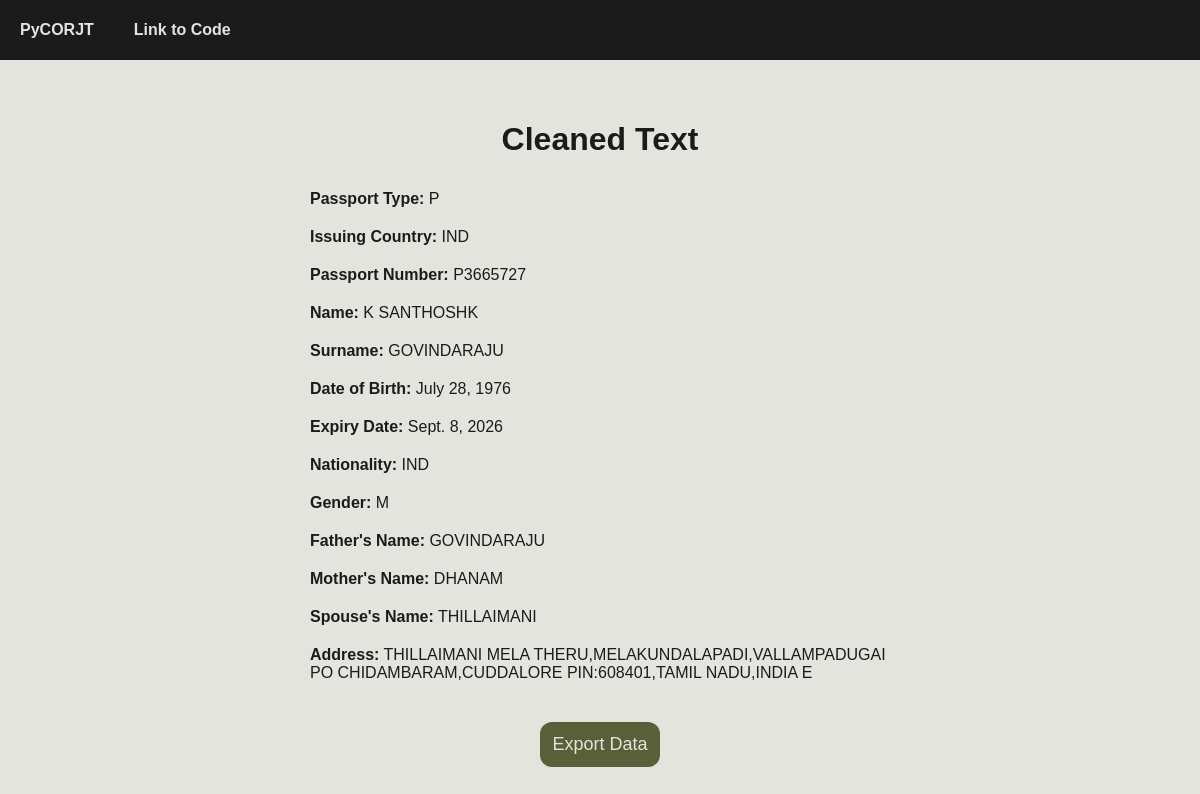
The page /view_clean_data/1/ on the database its author committed.
### OCRapp/models.py (models this page shows)
class PassportDetail(models.Model):
    passport_type = models.CharField(max_length=1)
    issuing_country = models.CharField(max_length=3)
    passport_number = models.CharField(max_length=9)
    name = models.CharField(max_length=255)
    surname = models.CharField(max_length=255)
    dob = models.DateField(null=True, blank=True)
    expiry_date = models.DateField(null=True, blank=True)
    nationality = models.CharField(max_length=3)
    sex = models.CharField(max_length=1)
    fathers_name = models.CharField(max_length=255)
    mothers_name = models.CharField(max_length=255)
    spouses_name = models.CharField(max_length=255)
    address = models.TextField()

### OCRapp/views.py (the view)
# urls.py: path('view_clean_data/<int:pk>/', views.view_clean_data, name='view_clean_data'),
def view_clean_data(request, pk):
    passport = PassportImage.objects.get(pk=pk)
    passport_type, issuing_country, passport_number, firstname, surname, dob, expiry_date, nationality, gender = front_clean_data(passport.front_text)
    father_name, mother_name, spouse_name, address = back_clean_data(passport.back_text)
    passport_detail, created = PassportDetail.objects.get_or_create(
        passport_number=passport_number,
        defaults={
            'passport_type': passport_type,
            'issuing_country': issuing_country,
            'name': firstname,
            'surname': surname,
            'dob': dob,
            'expiry_date': expiry_date,
            'nationality': nationality,
            'sex': gender,
            'fathers_name': father_name,
            'mothers_name': mother_name,
            'spouses_name': spouse_name,
            'address': address
        }
    )
    return render(request, 'OCRapp/view_clean_data.html', {'passport_detail': passport_detail})

### OCRapp/views.py (called while the page is built)
def clean_data(raw_text):
    lowercase_pattern = re.compile(r"\b[a-z]+\b")
    cleaned_text = lowercase_pattern.sub(' ', raw_text)
    cleaned_text = cleaned_text.replace('\n', ' ').replace('\r', ' ')
    cleaned_text = re.sub(r'\s*,\s*', ',', cleaned_text)
    cleaned_text = re.sub(r'[^a-zA-Z0-9 ,:/]', ' ', cleaned_text)
    cleaned_text = re.sub(r'\s/\s', '', cleaned_text)
    cleaned_text = re.sub(r'\s+', ' ', cleaned_text)
    return cleaned_text

def front_clean_data(front_raw_text):
    mrz_text = extract_mrz(front_raw_text)
    return extract_data(mrz_text)

def back_clean_data(back_raw_text):
    father_name, mother_name, spouse_name = extract_names(back_raw_text)
    cleaned_text = clean_data(back_raw_text)
    address = extract_address(cleaned_text)
    return (
        father_name,
        mother_name,
        spouse_name,
        address
    )

def extract_mrz(front_raw_text):
    lines = front_raw_text.split('\n')
    mrz_lines = []
    for line in lines:
        line = line.strip()
        line = line.replace(" ", "")
        if len(line) >= 30 and all(c.isalnum() or c in "<>" for c in line):
            mrz_lines.append(line)
    mrz_text = '\n'.join(mrz_lines)
    return mrz_text

def extract_date(date, current_format, desired_format):
    try:
        date_obj = datetime.strptime(date, current_format)
        return date_obj.strftime(desired_format)
    except Exception:
        return None

def extract_address(cleaned_text):
    address_pattern = re.compile(r"([A-Z\s,]*?PIN\s*:\s*\d{6}[A-Z\s,]*)", re.DOTALL)
    matches = address_pattern.findall(cleaned_text)
    if matches:
        address = matches[0].strip()
        return address
    else:
        return None

def extract_names(back_raw_text):
    names = []
    lines = back_raw_text.split('\n')
    for line in lines:
        line = line.strip()
        line = re.sub(r'\b\w*[a-z]\w*\b', '', line)
        line = re.sub(r'\s+', ' ', line).strip()
        if re.fullmatch(r"[A-Z\s,.]*", line):
            line = line.replace('.', "")
            line = line.rstrip()
            names.append(line)
    name_list =  [name for name in names if name]
    filtered_names = [
        name for name in name_list
        if len(name) > 3
    ]
    father_name = filtered_names[0]
    mother_name = filtered_names[1]
    spouse_name = filtered_names[2]
    return (
        father_name,
        mother_name,
        spouse_name
    )

### templates/OCRapp/view_clean_data.html
{% extends "base.html" %}
{% block content %}
{% load static %}
<link rel="stylesheet" href="{% static 'OCRapp/view_clean_data_style.css' %}">
<h1>Cleaned Text</h1>
<div class="data">
    <p><strong>Passport Type:</strong> {{ passport_detail.passport_type }}</p>
    <p><strong>Issuing Country:</strong> {{ passport_detail.issuing_country }}</p>
    <p><strong>Passport Number:</strong> {{ passport_detail.passport_number }}</p>
    <p><strong>Name:</strong> {{ passport_detail.name }}</p>
    <p><strong>Surname:</strong> {{ passport_detail.surname }}</p>
    <p><strong>Date of Birth:</strong> {{ passport_detail.dob }}</p>
    <p><strong>Expiry Date:</strong> {{ passport_detail.expiry_date }}</p>
    <p><strong>Nationality:</strong> {{ passport_detail.nationality }}</p>
    <p><strong>Gender:</strong> {{ passport_detail.sex }}</p>
    <p><strong>Father's Name:</strong> {{ passport_detail.fathers_name }}</p>
    <p><strong>Mother's Name:</strong> {{ passport_detail.mothers_name }}</p>
    <p><strong>Spouse's Name:</strong> {{ passport_detail.spouses_name }}</p>
    <p><strong>Address:</strong> {{ passport_detail.address }}</p>
</div>
<div class="button">
    <a href="{% url 'OCRapp:export_to_JSON' passport_detail.id %}">Export Data</a>
</div>
{% endblock content %}

### templates/base.html (shortened to what this page needs)
<!DOCTYPE html>
<html lang="en">
<head>
    {% load static %}
    <link rel="stylesheet" href="{% static 'base_style.css' %}">
</head>
<body>
    <nav class="navbar">
        <a href="{% url 'OCRapp:home' %}">PyCORJT</a>
        <a href="https://github.com/PremR22">Link to Code</a>
    </nav>
    {% block content %}
    {% endblock content %}
</body>
</html>

### static/base_style.css (style rules this page uses)
body { font-family: Helvetica, sans-serif; margin: 0; padding: 0; display: flex; flex-direction: column; justify-content: center; align-items: center; background-color: #E4E4DE; position: relative; }
nav { background-color: #1B1B1B; position: fixed; top: 0; left: 0; right: 0; height: 60px; margin: 0 auto; display: flex; align-items: center; }
nav * { display: inline; }
nav a { margin: 20px; color: #E4E4DE; text-decoration: none; font-weight: 600; font-family: Helvetica, sans-serif; }

### static/OCRapp/view_clean_data_style.css (style rules this page uses)
h1 { color: #1B1B1B; }
.data { color: #1B1B1B; width: 50%; display: flex; flex-direction: column; }
.data p { margin: 10px; }
.button { margin: 20px; margin-bottom: 5px; padding: 10px; }
.button a { background-color: #595f39; color: #E4E4DE; position: relative; display: block; font-size: 1.5vw; text-align: center; text-decoration: none; margin-bottom: 1vw; padding: 1vw; border-radius: 1vw; }

### rows shown on the page
PassportDetail: passport_type "P", issuing_country "IND", passport_number "P3665727", name "K SANTHOSHK", surname "GOVINDARAJU", dob "July 28, 1976", expiry_date "Sept. 8, 2026", nationality "IND", sex "M", fathers_name "GOVINDARAJU", mothers_name "DHANAM", spouses_name "THILLAIMANI", address "THILLAIMANI MELA THERU,MELAKUNDALAPADI,VALLAMPADUGAI PO CHIDAMBARAM,CUDDALORE PIN:608401,TAMIL NADU,INDIA E"
